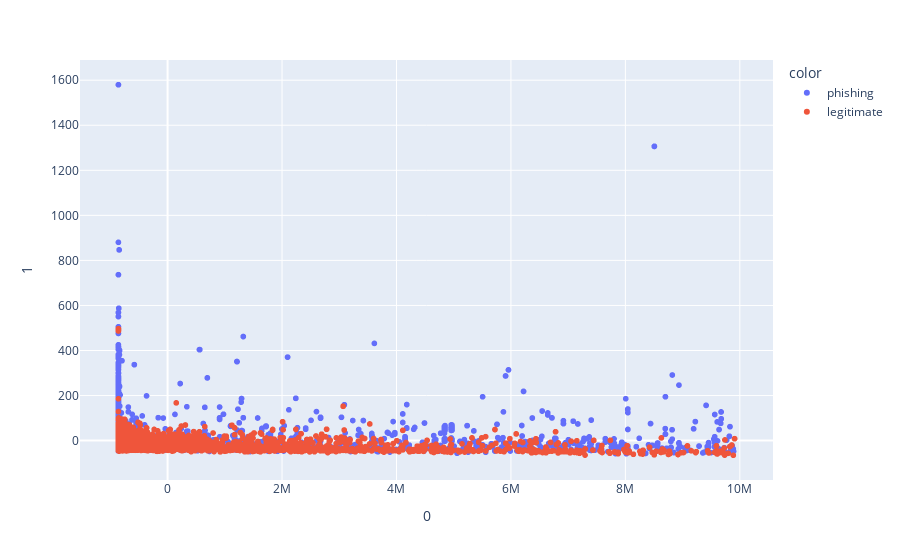

Notebook cell for this chart:
### Markdown cell above
## PCA

### Code cell
from sklearn.decomposition import PCA

X = df[["url_length", "hostname_length", "web_traffic",'safe_anchor']]

pca = PCA(n_components=2)
components = pca.fit_transform(X)

fig = px.scatter(components, x=0, y=1, color=df['status'])
fig.show()

### Figure 1 — Plotly figure (JSON) as saved in the notebook; plotly's stock layout.template omitted (floating-point values rounded to 4 significant figures; data arrays with more than 128 entries replaced by an {"elided": "..."} marker saying what was removed)
{"data": [{"hovertemplate": "color=phishing<br>0=%{x}<br>1=%{y}<extra></extra>", "legendgroup": "phishing", "marker": {"color": "#636efa", "symbol": "circle"}, "mode": "markers", "name": "phishing", "showlegend": true, "type": "scattergl", "x": {"elided": "9715 float values"}, "xaxis": "x", "y": {"elided": "9715 float values"}, "yaxis": "y"}, {"hovertemplate": "color=legitimate<br>0=%{x}<br>1=%{y}<extra></extra>", "legendgroup": "legitimate", "marker": {"color": "#EF553B", "symbol": "circle"}, "mode": "markers", "name": "legitimate", "showlegend": true, "type": "scattergl", "x": {"elided": "9716 float values"}, "xaxis": "x", "y": {"elided": "9716 float values"}, "yaxis": "y"}], "layout": {"legend": {"title": {"text": "color"}, "tracegroupgap": 0}, "margin": {"t": 60}, "xaxis": {"anchor": "y", "domain": [0, 1], "title": {"text": "0"}}, "yaxis": {"anchor": "x", "domain": [0, 1], "title": {"text": "1"}}}}
